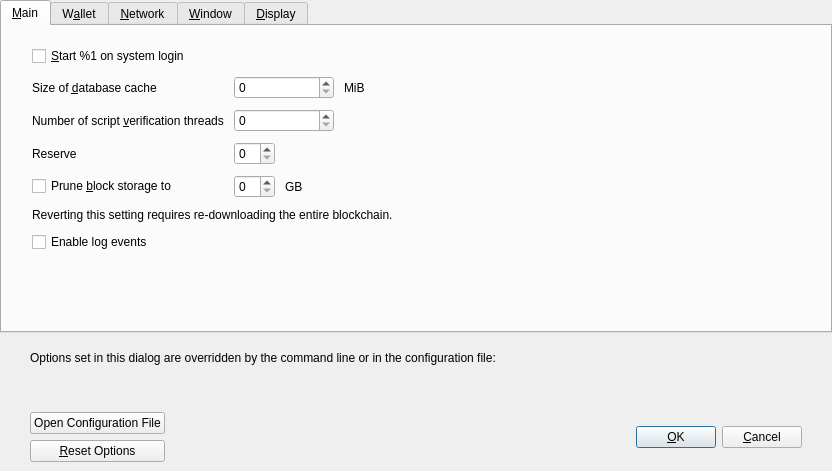
<?xml version="1.0" encoding="UTF-8"?>
<ui version="4.0">
 <class>OptionsDialog</class>
 <widget class="QDialog" name="OptionsDialog">
  <property name="geometry">
   <rect>
    <x>0</x>
    <y>0</y>
    <width>832</width>
    <height>471</height>
   </rect>
  </property>
  <property name="windowTitle">
   <string>Options</string>
  </property>
  <property name="modal">
   <bool>true</bool>
  </property>
  <layout class="QVBoxLayout" name="verticalLayout">
   <property name="leftMargin">
    <number>0</number>
   </property>
   <property name="topMargin">
    <number>0</number>
   </property>
   <property name="rightMargin">
    <number>0</number>
   </property>
   <property name="bottomMargin">
    <number>0</number>
   </property>
   <item>
    <widget class="QTabWidget" name="tabWidget">
     <property name="currentIndex">
      <number>0</number>
     </property>
     <widget class="QWidget" name="tabMain">
      <attribute name="title">
       <string>&amp;Main</string>
      </attribute>
      <layout class="QVBoxLayout" name="verticalLayout_3">
       <property name="spacing">
        <number>10</number>
       </property>
       <property name="leftMargin">
        <number>30</number>
       </property>
       <property name="topMargin">
        <number>20</number>
       </property>
       <property name="rightMargin">
        <number>30</number>
       </property>
       <property name="bottomMargin">
        <number>20</number>
       </property>
       <item>
        <widget class="QCheckBox" name="bitcoinAtStartup">
         <property name="toolTip">
          <string>Automatically start %1 after logging in to the system.</string>
         </property>
         <property name="text">
          <string>&amp;Start %1 on system login</string>
         </property>
        </widget>
       </item>
       <item>
        <layout class="QGridLayout" name="gridLayout">
         <property name="verticalSpacing">
          <number>10</number>
         </property>
         <item row="4" column="0" colspan="2">
          <widget class="QLabel" name="pruneWarning">
           <property name="text">
            <string>Reverting this setting requires re-downloading the entire blockchain.</string>
           </property>
           <property name="textFormat">
            <enum>Qt::PlainText</enum>
           </property>
          </widget>
         </item>
         <item row="1" column="0">
          <widget class="QLabel" name="threadsScriptVerifLabel">
           <property name="text">
            <string>Number of script &amp;verification threads</string>
           </property>
           <property name="textFormat">
            <enum>Qt::PlainText</enum>
           </property>
           <property name="buddy">
            <cstring>threadsScriptVerif</cstring>
           </property>
          </widget>
         </item>
         <item row="2" column="0">
          <widget class="QLabel" name="reserveBalanceLabel">
           <property name="text">
            <string>Reserve</string>
           </property>
           <property name="textFormat">
            <enum>Qt::PlainText</enum>
           </property>
           <property name="buddy">
            <cstring>threadsScriptVerif</cstring>
           </property>
          </widget>
         </item>
         <item row="0" column="1">
          <layout class="QHBoxLayout" name="horizontalLayout_2_Main">
           <item>
            <widget class="QSpinBox" name="databaseCache">
             <property name="minimumSize">
              <size>
               <width>100</width>
               <height>0</height>
              </size>
             </property>
            </widget>
           </item>
           <item>
            <widget class="QLabel" name="databaseCacheUnitLabel">
             <property name="text">
              <string>MiB</string>
             </property>
             <property name="textFormat">
              <enum>Qt::PlainText</enum>
             </property>
            </widget>
           </item>
           <item>
            <spacer name="horizontalSpacer_2_Main">
             <property name="orientation">
              <enum>Qt::Horizontal</enum>
             </property>
             <property name="sizeHint" stdset="0">
              <size>
               <width>40</width>
               <height>20</height>
              </size>
             </property>
            </spacer>
           </item>
          </layout>
         </item>
         <item row="0" column="0">
          <widget class="QLabel" name="databaseCacheLabel">
           <property name="text">
            <string>Size of &amp;database cache</string>
           </property>
           <property name="textFormat">
            <enum>Qt::PlainText</enum>
           </property>
           <property name="buddy">
            <cstring>databaseCache</cstring>
           </property>
          </widget>
         </item>
         <item row="2" column="1">
          <layout class="QHBoxLayout" name="horizontalLayout_3_Main_3">
           <item>
            <widget class="BitcoinAmountField" name="reserveBalance">
             <property name="toolTip">
              <string>Reserve amount that will not be used for staking</string>
             </property>
            </widget>
           </item>
           <item>
            <spacer name="horizontalSpacer_3_Main_3">
             <property name="orientation">
              <enum>Qt::Horizontal</enum>
             </property>
             <property name="sizeHint" stdset="0">
              <size>
               <width>40</width>
               <height>20</height>
              </size>
             </property>
            </spacer>
           </item>
          </layout>
         </item>
         <item row="1" column="1">
          <layout class="QHBoxLayout" name="horizontalLayout_3_Main">
           <item>
            <widget class="QSpinBox" name="threadsScriptVerif">
             <property name="minimumSize">
              <size>
               <width>100</width>
               <height>0</height>
              </size>
             </property>
             <property name="toolTip">
              <string>(0 = auto, &lt;0 = leave that many cores free)</string>
             </property>
            </widget>
           </item>
           <item>
            <spacer name="horizontalSpacer_3_Main">
             <property name="orientation">
              <enum>Qt::Horizontal</enum>
             </property>
             <property name="sizeHint" stdset="0">
              <size>
               <width>40</width>
               <height>20</height>
              </size>
             </property>
            </spacer>
           </item>
          </layout>
         </item>
         <item row="3" column="0">
          <widget class="QCheckBox" name="prune">
           <property name="toolTip">
            <string>Disables some advanced features but all blocks will still be fully validated. Reverting this setting requires re-downloading the entire blockchain. Actual disk usage may be somewhat higher.</string>
           </property>
           <property name="text">
            <string>Prune &amp;block storage to</string>
           </property>
          </widget>
         </item>
         <item row="3" column="1">
          <layout class="QHBoxLayout" name="horizontalLayout_Main_Prune">
           <item>
            <widget class="QSpinBox" name="pruneSize"/>
           </item>
           <item>
            <widget class="QLabel" name="pruneSizeUnitLabel">
             <property name="text">
              <string>GB</string>
             </property>
             <property name="textFormat">
              <enum>Qt::PlainText</enum>
             </property>
            </widget>
           </item>
           <item>
            <spacer name="horizontalSpacer_Main_Prune">
             <property name="orientation">
              <enum>Qt::Horizontal</enum>
             </property>
             <property name="sizeHint" stdset="0">
              <size>
               <width>40</width>
               <height>20</height>
              </size>
             </property>
            </spacer>
           </item>
          </layout>
         </item>
        </layout>
       </item>
       <item>
        <widget class="QCheckBox" name="logEvents">
         <property name="text">
          <string>Enable log events</string>
         </property>
        </widget>
       </item>
       <item>
        <spacer name="verticalSpacer_Main">
         <property name="orientation">
          <enum>Qt::Vertical</enum>
         </property>
         <property name="sizeHint" stdset="0">
          <size>
           <width>20</width>
           <height>40</height>
          </size>
         </property>
        </spacer>
       </item>
      </layout>
     </widget>
     <widget class="QWidget" name="tabWallet">
      <attribute name="title">
       <string>W&amp;allet</string>
      </attribute>
      <layout class="QVBoxLayout" name="verticalLayout_Wallet">
       <property name="spacing">
        <number>10</number>
       </property>
       <property name="leftMargin">
        <number>30</number>
       </property>
       <property name="topMargin">
        <number>20</number>
       </property>
       <property name="rightMargin">
        <number>30</number>
       </property>
       <property name="bottomMargin">
        <number>20</number>
       </property>
       <item>
        <widget class="QGroupBox" name="groupBox">
         <property name="title">
          <string>Expert</string>
         </property>
         <layout class="QVBoxLayout" name="verticalLayout_2">
          <property name="spacing">
           <number>10</number>
          </property>
          <item>
           <widget class="QCheckBox" name="coinControlFeatures">
            <property name="toolTip">
             <string>Whether to show coin control features or not.</string>
            </property>
            <property name="text">
             <string>Enable coin &amp;control features</string>
            </property>
           </widget>
          </item>
          <item>
           <widget class="QCheckBox" name="spendZeroConfChange">
            <property name="toolTip">
             <string>If you disable the spending of unconfirmed change, the change from a transaction cannot be used until that transaction has at least one confirmation. This also affects how your balance is computed.</string>
            </property>
            <property name="text">
             <string>&amp;Spend unconfirmed change</string>
            </property>
           </widget>
          </item>
          <item>
           <widget class="QCheckBox" name="zeroBalanceAddressToken">
            <property name="text">
             <string>Enable &amp;zero balance for receiver token address</string>
            </property>
           </widget>
          </item>
          <item>
           <widget class="QCheckBox" name="useChangeAddress">
            <property name="text">
             <string>Use change &amp;address</string>
            </property>
           </widget>
          </item>
          <item>
           <widget class="QCheckBox" name="checkForUpdates">
            <property name="text">
             <string>Check for &amp;updates</string>
            </property>
           </widget>
          </item>
         </layout>
        </widget>
       </item>
       <item>
        <spacer name="verticalSpacer_Wallet">
         <property name="orientation">
          <enum>Qt::Vertical</enum>
         </property>
         <property name="sizeHint" stdset="0">
          <size>
           <width>20</width>
           <height>40</height>
          </size>
         </property>
        </spacer>
       </item>
      </layout>
     </widget>
     <widget class="QWidget" name="tabNetwork">
      <attribute name="title">
       <string>&amp;Network</string>
      </attribute>
      <layout class="QVBoxLayout" name="verticalLayout_Network">
       <property name="spacing">
        <number>10</number>
       </property>
       <property name="leftMargin">
        <number>30</number>
       </property>
       <property name="topMargin">
        <number>20</number>
       </property>
       <property name="rightMargin">
        <number>30</number>
       </property>
       <property name="bottomMargin">
        <number>20</number>
       </property>
       <item>
        <widget class="QCheckBox" name="mapPortUpnp">
         <property name="toolTip">
          <string>Automatically open the Bitcoin client port on the router. This only works when your router supports UPnP and it is enabled.</string>
         </property>
         <property name="text">
          <string>Map port using &amp;UPnP</string>
         </property>
        </widget>
       </item>
       <item>
        <widget class="QCheckBox" name="allowIncoming">
         <property name="toolTip">
          <string>Accept connections from outside.</string>
         </property>
         <property name="text">
          <string>Allow incomin&amp;g connections</string>
         </property>
        </widget>
       </item>
       <item>
        <widget class="QCheckBox" name="connectSocks">
         <property name="toolTip">
          <string>Connect to the Bitcoin network through a SOCKS5 proxy.</string>
         </property>
         <property name="text">
          <string>&amp;Connect through SOCKS5 proxy (default proxy):</string>
         </property>
        </widget>
       </item>
       <item>
        <layout class="QHBoxLayout" name="horizontalLayout_1_Network">
         <item>
          <widget class="QLabel" name="proxyIpLabel">
           <property name="text">
            <string>Proxy &amp;IP:</string>
           </property>
           <property name="textFormat">
            <enum>Qt::PlainText</enum>
           </property>
           <property name="buddy">
            <cstring>proxyIp</cstring>
           </property>
          </widget>
         </item>
         <item>
          <widget class="QValidatedLineEdit" name="proxyIp">
           <property name="minimumSize">
            <size>
             <width>140</width>
             <height>0</height>
            </size>
           </property>
           <property name="maximumSize">
            <size>
             <width>140</width>
             <height>16777215</height>
            </size>
           </property>
           <property name="toolTip">
            <string>IP address of the proxy (e.g. IPv4: 127.0.0.1 / IPv6: ::1)</string>
           </property>
          </widget>
         </item>
         <item>
          <widget class="QLabel" name="proxyPortLabel">
           <property name="text">
            <string>&amp;Port:</string>
           </property>
           <property name="textFormat">
            <enum>Qt::PlainText</enum>
           </property>
           <property name="buddy">
            <cstring>proxyPort</cstring>
           </property>
          </widget>
         </item>
         <item>
          <widget class="QLineEdit" name="proxyPort">
           <property name="minimumSize">
            <size>
             <width>55</width>
             <height>0</height>
            </size>
           </property>
           <property name="maximumSize">
            <size>
             <width>55</width>
             <height>16777215</height>
            </size>
           </property>
           <property name="toolTip">
            <string>Port of the proxy (e.g. 9050)</string>
           </property>
          </widget>
         </item>
         <item>
          <spacer name="horizontalSpacer_1_Network">
           <property name="orientation">
            <enum>Qt::Horizontal</enum>
           </property>
           <property name="sizeHint" stdset="0">
            <size>
             <width>40</width>
             <height>20</height>
            </size>
           </property>
          </spacer>
         </item>
        </layout>
       </item>
       <item>
        <layout class="QHBoxLayout" name="horizontalLayout_2_Network">
         <item>
          <widget class="QLabel" name="proxyActiveNets">
           <property name="text">
            <string>Used for reaching peers via:</string>
           </property>
           <property name="textFormat">
            <enum>Qt::PlainText</enum>
           </property>
          </widget>
         </item>
         <item>
          <widget class="QCheckBox" name="proxyReachIPv4">
           <property name="enabled">
            <bool>false</bool>
           </property>
           <property name="toolTip">
            <string>Shows if the supplied default SOCKS5 proxy is used to reach peers via this network type.</string>
           </property>
           <property name="text">
            <string/>
           </property>
          </widget>
         </item>
         <item>
          <widget class="QLabel" name="proxyReachIPv4Label">
           <property name="text">
            <string>IPv4</string>
           </property>
           <property name="textFormat">
            <enum>Qt::PlainText</enum>
           </property>
          </widget>
         </item>
         <item>
          <widget class="QCheckBox" name="proxyReachIPv6">
           <property name="enabled">
            <bool>false</bool>
           </property>
           <property name="toolTip">
            <string>Shows if the supplied default SOCKS5 proxy is used to reach peers via this network type.</string>
           </property>
           <property name="text">
            <string/>
           </property>
          </widget>
         </item>
         <item>
          <widget class="QLabel" name="proxyReachIPv6Label">
           <property name="text">
            <string>IPv6</string>
           </property>
           <property name="textFormat">
            <enum>Qt::PlainText</enum>
           </property>
          </widget>
         </item>
         <item>
          <widget class="QCheckBox" name="proxyReachTor">
           <property name="enabled">
            <bool>false</bool>
           </property>
           <property name="toolTip">
            <string>Shows if the supplied default SOCKS5 proxy is used to reach peers via this network type.</string>
           </property>
           <property name="text">
            <string/>
           </property>
          </widget>
         </item>
         <item>
          <widget class="QLabel" name="proxyReachTorLabel">
           <property name="text">
            <string>Tor</string>
           </property>
           <property name="textFormat">
            <enum>Qt::PlainText</enum>
           </property>
          </widget>
         </item>
         <item>
          <spacer name="horizontalSpacer_2_Network">
           <property name="orientation">
            <enum>Qt::Horizontal</enum>
           </property>
           <property name="sizeHint" stdset="0">
            <size>
             <width>40</width>
             <height>20</height>
            </size>
           </property>
          </spacer>
         </item>
        </layout>
       </item>
       <item>
        <widget class="QCheckBox" name="connectSocksTor">
         <property name="toolTip">
          <string>Connect to the Bitcoin network through a separate SOCKS5 proxy for Tor hidden services.</string>
         </property>
         <property name="text">
          <string>Use separate SOCKS&amp;5 proxy to reach peers via Tor hidden services:</string>
         </property>
        </widget>
       </item>
       <item>
        <layout class="QHBoxLayout" name="horizontalLayout_3_Network">
         <item>
          <widget class="QLabel" name="proxyIpTorLabel">
           <property name="text">
            <string>Proxy &amp;IP:</string>
           </property>
           <property name="textFormat">
            <enum>Qt::PlainText</enum>
           </property>
           <property name="buddy">
            <cstring>proxyIpTor</cstring>
           </property>
          </widget>
         </item>
         <item>
          <widget class="QValidatedLineEdit" name="proxyIpTor">
           <property name="minimumSize">
            <size>
             <width>140</width>
             <height>0</height>
            </size>
           </property>
           <property name="maximumSize">
            <size>
             <width>140</width>
             <height>16777215</height>
            </size>
           </property>
           <property name="toolTip">
            <string>IP address of the proxy (e.g. IPv4: 127.0.0.1 / IPv6: ::1)</string>
           </property>
          </widget>
         </item>
         <item>
          <widget class="QLabel" name="proxyPortTorLabel">
           <property name="text">
            <string>&amp;Port:</string>
           </property>
           <property name="textFormat">
            <enum>Qt::PlainText</enum>
           </property>
           <property name="buddy">
            <cstring>proxyPortTor</cstring>
           </property>
          </widget>
         </item>
         <item>
          <widget class="QLineEdit" name="proxyPortTor">
           <property name="minimumSize">
            <size>
             <width>55</width>
             <height>0</height>
            </size>
           </property>
           <property name="maximumSize">
            <size>
             <width>55</width>
             <height>16777215</height>
            </size>
           </property>
           <property name="toolTip">
            <string>Port of the proxy (e.g. 9050)</string>
           </property>
          </widget>
         </item>
         <item>
          <spacer name="horizontalSpacer_4_Network">
           <property name="orientation">
            <enum>Qt::Horizontal</enum>
           </property>
           <property name="sizeHint" stdset="0">
            <size>
             <width>40</width>
             <height>20</height>
            </size>
           </property>
          </spacer>
         </item>
        </layout>
       </item>
       <item>
        <spacer name="verticalSpacer_Network">
         <property name="orientation">
          <enum>Qt::Vertical</enum>
         </property>
         <property name="sizeHint" stdset="0">
          <size>
           <width>20</width>
           <height>40</height>
          </size>
         </property>
        </spacer>
       </item>
      </layout>
     </widget>
     <widget class="QWidget" name="tabWindow">
      <attribute name="title">
       <string>&amp;Window</string>
      </attribute>
      <layout class="QVBoxLayout" name="verticalLayout_Window">
       <property name="spacing">
        <number>10</number>
       </property>
       <property name="leftMargin">
        <number>30</number>
       </property>
       <property name="topMargin">
        <number>20</number>
       </property>
       <property name="rightMargin">
        <number>30</number>
       </property>
       <property name="bottomMargin">
        <number>20</number>
       </property>
       <item>
        <widget class="QCheckBox" name="hideTrayIcon">
         <property name="toolTip">
          <string>Hide the icon from the system tray.</string>
         </property>
         <property name="text">
          <string>&amp;Hide tray icon</string>
         </property>
        </widget>
       </item>
       <item>
        <widget class="QCheckBox" name="minimizeToTray">
         <property name="toolTip">
          <string>Show only a tray icon after minimizing the window.</string>
         </property>
         <property name="text">
          <string>&amp;Minimize to the tray instead of the taskbar</string>
         </property>
        </widget>
       </item>
       <item>
        <widget class="QCheckBox" name="minimizeOnClose">
         <property name="toolTip">
          <string>Minimize instead of exit the application when the window is closed. When this option is enabled, the application will be closed only after selecting Exit in the menu.</string>
         </property>
         <property name="text">
          <string>M&amp;inimize on close</string>
         </property>
        </widget>
       </item>
       <item>
        <spacer name="verticalSpacer_Window">
         <property name="orientation">
          <enum>Qt::Vertical</enum>
         </property>
         <property name="sizeHint" stdset="0">
          <size>
           <width>20</width>
           <height>40</height>
          </size>
         </property>
        </spacer>
       </item>
      </layout>
     </widget>
     <widget class="QWidget" name="tabDisplay">
      <attribute name="title">
       <string>&amp;Display</string>
      </attribute>
      <layout class="QVBoxLayout" name="verticalLayout_Display">
       <property name="spacing">
        <number>10</number>
       </property>
       <property name="leftMargin">
        <number>30</number>
       </property>
       <property name="topMargin">
        <number>20</number>
       </property>
       <property name="rightMargin">
        <number>30</number>
       </property>
       <property name="bottomMargin">
        <number>20</number>
       </property>
       <item>
        <layout class="QGridLayout" name="gridLayout_2">
         <property name="verticalSpacing">
          <number>10</number>
         </property>
         <item row="0" column="0">
          <widget class="QLabel" name="langLabel">
           <property name="text">
            <string>User Interface &amp;language:</string>
           </property>
           <property name="textFormat">
            <enum>Qt::PlainText</enum>
           </property>
           <property name="buddy">
            <cstring>lang</cstring>
           </property>
          </widget>
         </item>
         <item row="0" column="1">
          <widget class="QValueComboBox" name="lang">
           <property name="toolTip">
            <string>The user interface language can be set here. This setting will take effect after restarting %1.</string>
           </property>
          </widget>
         </item>
         <item row="1" column="0">
          <widget class="QLabel" name="unitLabel">
           <property name="text">
            <string>&amp;Unit to show amounts in:</string>
           </property>
           <property name="textFormat">
            <enum>Qt::PlainText</enum>
           </property>
           <property name="buddy">
            <cstring>unit</cstring>
           </property>
          </widget>
         </item>
         <item row="2" column="0">
          <widget class="QLabel" name="thirdPartyTxUrlsLabel">
           <property name="toolTip">
            <string>Third party URLs (e.g. a block explorer) that appear in the transactions tab as context menu items. %s in the URL is replaced by transaction hash. Multiple URLs are separated by vertical bar |.</string>
           </property>
           <property name="text">
            <string>&amp;Third party transaction URLs</string>
           </property>
           <property name="buddy">
            <cstring>thirdPartyTxUrls</cstring>
           </property>
          </widget>
         </item>
         <item row="1" column="1">
          <widget class="QValueComboBox" name="unit">
           <property name="toolTip">
            <string>Choose the default subdivision unit to show in the interface and when sending coins.</string>
           </property>
          </widget>
         </item>
         <item row="2" column="1">
          <widget class="QLineEdit" name="thirdPartyTxUrls">
           <property name="toolTip">
            <string>Third party URLs (e.g. a block explorer) that appear in the transactions tab as context menu items. %s in the URL is replaced by transaction hash. Multiple URLs are separated by vertical bar |.</string>
           </property>
          </widget>
         </item>
        </layout>
       </item>
       <item>
        <spacer name="verticalSpacer_Display">
         <property name="orientation">
          <enum>Qt::Vertical</enum>
         </property>
         <property name="sizeHint" stdset="0">
          <size>
           <width>20</width>
           <height>40</height>
          </size>
         </property>
        </spacer>
       </item>
      </layout>
     </widget>
    </widget>
   </item>
   <item>
    <widget class="QFrame" name="frame">
     <layout class="QVBoxLayout" name="verticalLayout_Bottom">
      <property name="leftMargin">
       <number>30</number>
      </property>
      <property name="rightMargin">
       <number>30</number>
      </property>
      <item>
       <layout class="QHBoxLayout" name="horizontalLayout_Bottom">
        <item>
         <widget class="QLabel" name="overriddenByCommandLineInfoLabel">
          <property name="text">
           <string>Options set in this dialog are overridden by the command line or in the configuration file:</string>
          </property>
          <property name="textFormat">
           <enum>Qt::PlainText</enum>
          </property>
         </widget>
        </item>
        <item>
         <spacer name="horizontalSpacer_Bottom">
          <property name="orientation">
           <enum>Qt::Horizontal</enum>
          </property>
          <property name="sizeHint" stdset="0">
           <size>
            <width>40</width>
            <height>20</height>
           </size>
          </property>
         </spacer>
        </item>
       </layout>
      </item>
      <item>
       <widget class="QLabel" name="overriddenByCommandLineLabel">
        <property name="text">
         <string/>
        </property>
        <property name="textFormat">
         <enum>Qt::PlainText</enum>
        </property>
        <property name="wordWrap">
         <bool>true</bool>
        </property>
       </widget>
      </item>
     </layout>
    </widget>
   </item>
   <item>
    <widget class="QWidget" name="buttonsContainerWhite" native="true">
     <layout class="QHBoxLayout" name="horizontalLayout_2">
      <property name="leftMargin">
       <number>30</number>
      </property>
      <property name="rightMargin">
       <number>30</number>
      </property>
      <item>
       <layout class="QVBoxLayout" name="verticalLayout_Buttons">
        <item>
         <widget class="QPushButton" name="openBitcoinConfButton">
          <property name="toolTip">
           <string>Open the %1 configuration file from the working directory.</string>
          </property>
          <property name="text">
           <string>Open Configuration File</string>
          </property>
          <property name="autoDefault">
           <bool>false</bool>
          </property>
         </widget>
        </item>
        <item>
         <widget class="QPushButton" name="resetButton">
          <property name="toolTip">
           <string>Reset all client options to default.</string>
          </property>
          <property name="text">
           <string>&amp;Reset Options</string>
          </property>
          <property name="autoDefault">
           <bool>false</bool>
          </property>
         </widget>
        </item>
       </layout>
      </item>
      <item>
       <spacer name="horizontalSpacer_3">
        <property name="orientation">
         <enum>Qt::Horizontal</enum>
        </property>
        <property name="sizeHint" stdset="0">
         <size>
          <width>20</width>
          <height>20</height>
         </size>
        </property>
       </spacer>
      </item>
      <item>
       <widget class="QLabel" name="statusLabel">
        <property name="minimumSize">
         <size>
          <width>200</width>
          <height>0</height>
         </size>
        </property>
        <property name="font">
         <font>
          <weight>75</weight>
          <bold>true</bold>
         </font>
        </property>
        <property name="text">
         <string/>
        </property>
        <property name="textFormat">
         <enum>Qt::PlainText</enum>
        </property>
        <property name="wordWrap">
         <bool>true</bool>
        </property>
       </widget>
      </item>
      <item>
       <spacer name="horizontalSpacer">
        <property name="orientation">
         <enum>Qt::Horizontal</enum>
        </property>
        <property name="sizeHint" stdset="0">
         <size>
          <width>20</width>
          <height>20</height>
         </size>
        </property>
       </spacer>
      </item>
      <item>
       <widget class="QPushButton" name="okButton">
        <property name="text">
         <string>&amp;OK</string>
        </property>
        <property name="autoDefault">
         <bool>false</bool>
        </property>
        <property name="default">
         <bool>true</bool>
        </property>
       </widget>
      </item>
      <item>
       <widget class="QPushButton" name="cancelButton">
        <property name="text">
         <string>&amp;Cancel</string>
        </property>
        <property name="autoDefault">
         <bool>false</bool>
        </property>
       </widget>
      </item>
     </layout>
    </widget>
   </item>
  </layout>
 </widget>
 <customwidgets>
  <customwidget>
   <class>QValidatedLineEdit</class>
   <extends>QLineEdit</extends>
   <header>qt/qvalidatedlineedit.h</header>
  </customwidget>
  <customwidget>
   <class>QValueComboBox</class>
   <extends>QComboBox</extends>
   <header>qt/qvaluecombobox.h</header>
  </customwidget>
  <customwidget>
   <class>BitcoinAmountField</class>
   <extends>QSpinBox</extends>
   <header>qt/bitcoinamountfield.h</header>
  </customwidget>
 </customwidgets>
 <resources/>
 <connections/>
</ui>
